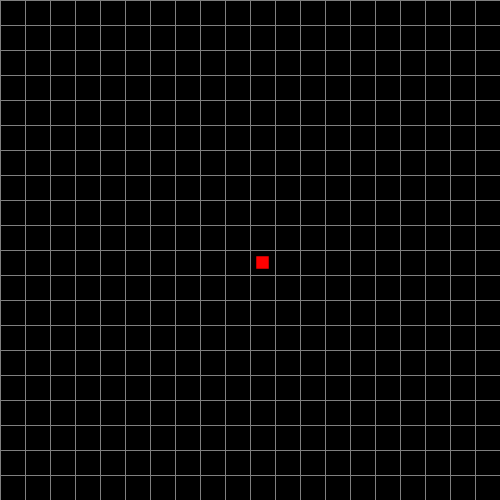
Frame 1 (no input)
Frame 60 (the mouse pressed at the canvas centre just before this capture): identical to frame 1, image omitted
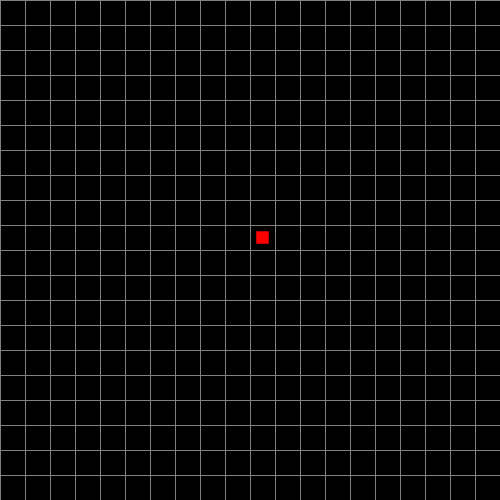
Frame 120 (the mouse held since frame 60 and released just before this capture)

The Processing sketch that drew these frames (run headless with seeded random() and noise(); from frame 60 on, the mouse is pressed at the canvas centre):

// Processing sketch: processing_150191
// ── processing_150191.pde

// -----------------------------------
// --- Karl Salameh.com --------------
// --- 02.06.2014 --------------------
// -----------------------------------

float gridSize, mapSize; // size of each grid and size of the map in grids
PVector gridPos, pixelPos; // position on grid and position in pixels on window


void setup() {
  size(500, 500);
  smooth();
  frameRate(30);

  mapSize = 20; // 20 grids by 20 grids
  gridSize = width/mapSize; // assuming width and height are the same value
  gridPos = new PVector(10, 10); // start at 0, 0 (top left)
}

void draw() {
  background(0);

  stroke(127);
  noFill();
  rectMode(CORNER);
  // --- Drawing the grid
  for (int i = 0; i < gridSize; i++) { // rows
    for (int j = 0; j < gridSize; j++) { // columns
      rect(gridSize * i, gridSize * j, gridSize, gridSize);
    }
  }


  // --- Calculating pixelPos from gridPos
  pixelPos = new PVector(gridPos.x * gridSize + (gridSize/2), gridPos.y * gridSize + (gridSize/2));

  // --- Drawing player
  noStroke();
  fill(255, 0, 0);
  rectMode(CENTER);
  rect(pixelPos.x, pixelPos.y, gridSize/2, gridSize/2);
}

void mousePressed() {
  // Do we want to move vertically or horizontally? Lets see how close to the player in X Y we clicked
  if (abs(mouseX - pixelPos.x) > abs(mouseY - pixelPos.y)) { // we move in X
    if (mouseX - pixelPos.x > 0) {
      gridPos.x++;
    } else {
      gridPos.x--;
    }
  } else { // we move in Y
    if (mouseY - pixelPos.y > 0) {
      gridPos.y++;
    } else {
      gridPos.y--;
    }
  }
}
